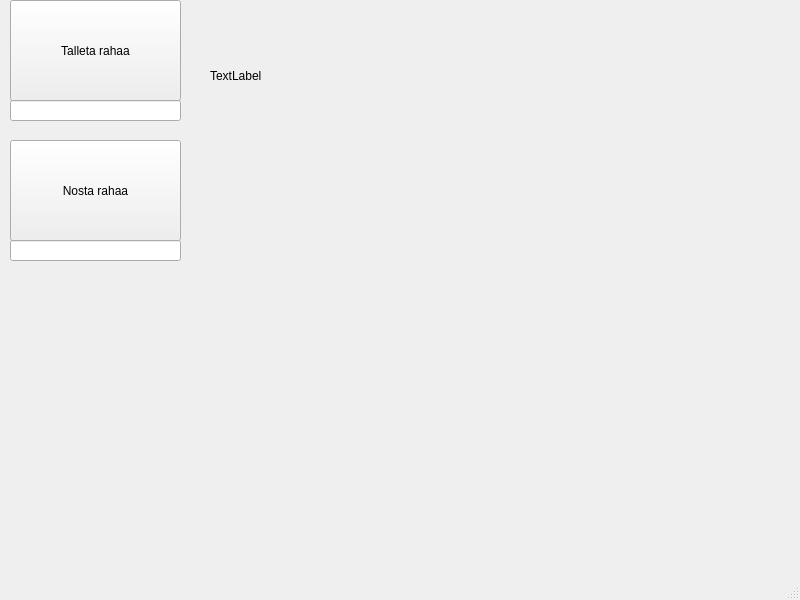
<?xml version="1.0" encoding="UTF-8"?>
<ui version="4.0">
 <class>MainWindow</class>
 <widget class="QMainWindow" name="MainWindow">
  <property name="geometry">
   <rect>
    <x>0</x>
    <y>0</y>
    <width>800</width>
    <height>600</height>
   </rect>
  </property>
  <property name="windowTitle">
   <string>MainWindow</string>
  </property>
  <widget class="QWidget" name="centralwidget">
   <widget class="QPushButton" name="btnDeposit">
    <property name="geometry">
     <rect>
      <x>10</x>
      <y>0</y>
      <width>171</width>
      <height>101</height>
     </rect>
    </property>
    <property name="text">
     <string>Talleta rahaa</string>
    </property>
   </widget>
   <widget class="QPushButton" name="btnWithdraw">
    <property name="geometry">
     <rect>
      <x>10</x>
      <y>140</y>
      <width>171</width>
      <height>101</height>
     </rect>
    </property>
    <property name="text">
     <string>Nosta rahaa</string>
    </property>
   </widget>
   <widget class="QLabel" name="labelResult">
    <property name="geometry">
     <rect>
      <x>210</x>
      <y>-90</y>
      <width>281</width>
      <height>331</height>
     </rect>
    </property>
    <property name="text">
     <string>TextLabel</string>
    </property>
   </widget>
   <widget class="QLineEdit" name="lineDepositAmount">
    <property name="geometry">
     <rect>
      <x>10</x>
      <y>100</y>
      <width>171</width>
      <height>21</height>
     </rect>
    </property>
   </widget>
   <widget class="QLineEdit" name="lineWithdrawAmount">
    <property name="geometry">
     <rect>
      <x>10</x>
      <y>240</y>
      <width>171</width>
      <height>21</height>
     </rect>
    </property>
   </widget>
  </widget>
  <widget class="QMenuBar" name="menubar">
   <property name="geometry">
    <rect>
     <x>0</x>
     <y>0</y>
     <width>800</width>
     <height>21</height>
    </rect>
   </property>
  </widget>
  <widget class="QStatusBar" name="statusbar"/>
 </widget>
 <resources/>
 <connections/>
</ui>
